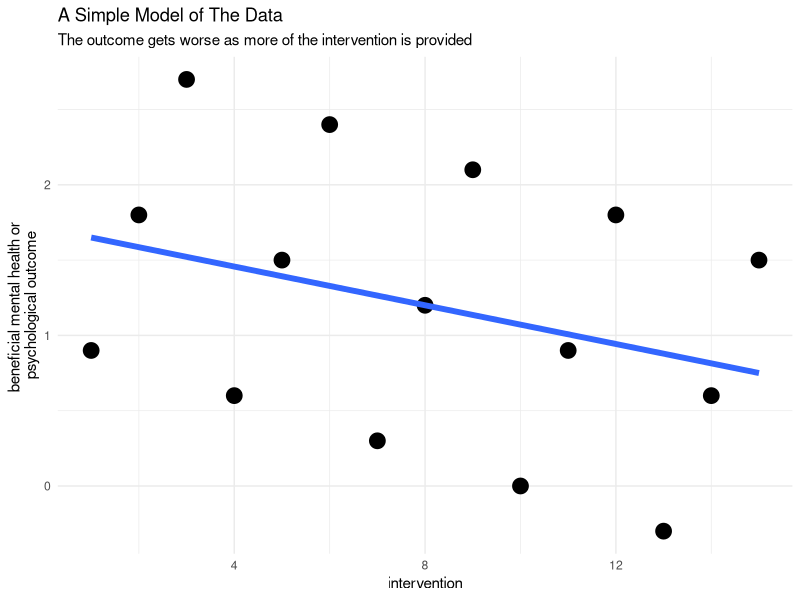
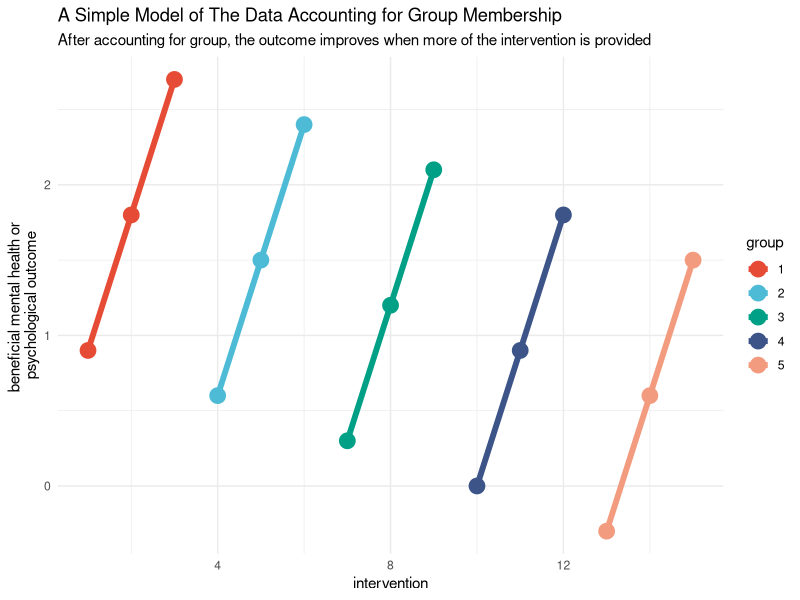
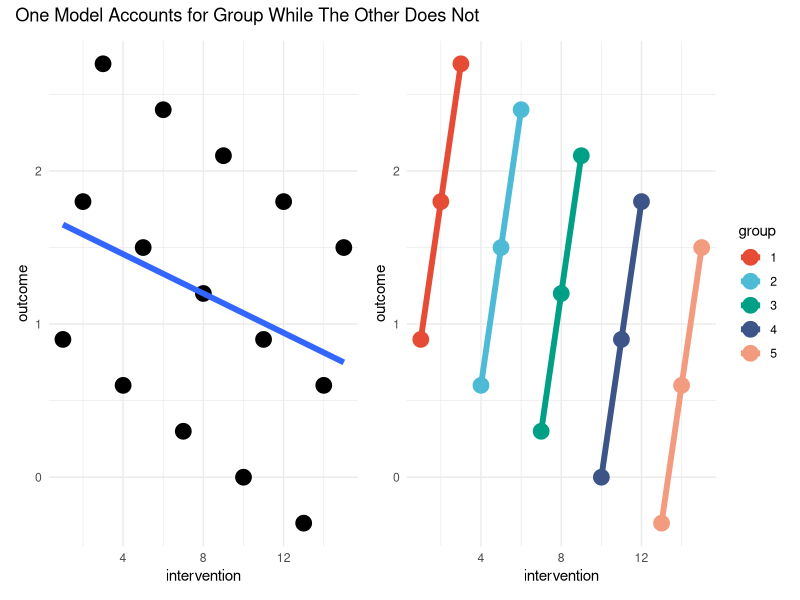

Reproduce these figures in R, in order.
## ---- chunk 1
#| output: false
#| warning: false

set.seed(1080)

library(ggplot2)

library(ggthemes)

library(gganimate)

library(ggsci)

library(patchwork)

## ---- chunk 2
#| label: mydata

intervention <- seq(1,15) # intervention

group <- rep(seq(1,5), each=3) # group

index <- rep(seq(1,3), 5) # index within group

e <- rnorm(15, 0, .25) # randomly distributed error

outcome <- index + -.1 * intervention # + e

group <- factor(group)

mydata <- data.frame(intervention, group, outcome)

## ---- chunk 3

p0 <- ggplot(mydata,
       aes(x = intervention,
           y = outcome)) + 
  geom_point(size = 5)+
  geom_smooth(method="lm",
              linewidth = 2,
              se = FALSE) +
  # scale_color_viridis_d(name = "group",
  #                       option = "turbo") +
  # scale_color_bmj() +
  scale_color_npg() +
  theme_minimal()

## ---- chunk 4
#| label: fig-p0
#| message: false

p0 + # replay
  labs(title = "A Simple Model of The Data",
       subtitle = "The outcome gets worse as more of the intervention is provided",
       y = "beneficial mental health or \npsychological outcome") 

## ---- chunk 5
#| label: fig-p0-group
#| message: false

p0 + 
  aes(color = group) +
  labs(title = "A Simple Model of The Data Accounting for Group Membership",
       subtitle = "After accounting for group, the outcome improves when more of the intervention is provided",
       y = "beneficial mental health or \npsychological outcome")


## ---- chunk 6
#| message: false
#| label: fig-combined

p0 + p0 + aes(color = group) +
  plot_annotation(title = "One Model Accounts for Group While The Other Does Not")
